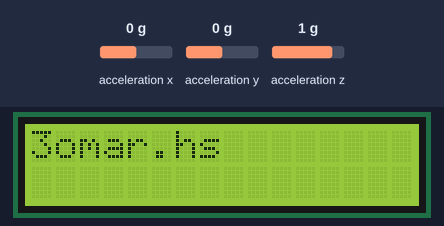
Bench run of a sketch on a simulated Arduino Uno, built with avr-gcc and run on an emulated ATmega328P. Shown: 16×2 character LCD. Wiring (inferred from the names in the program): ADXL345 accelerometer at I2C address 0x53. The test bench sets the inputs (shaded band); at power-on: acceleration x 0 g, acceleration y 0 g, acceleration z 1 g. What the sketch prints to the serial monitor is not drawn.

Above: at 0.1 s.
At 2.3 s:
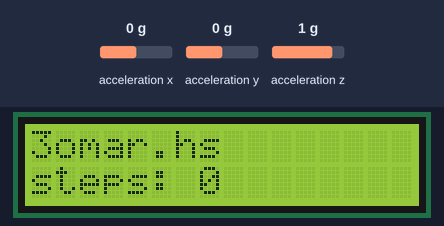

The sketch:

accelerometer_pedometer.ino
```cpp
#include <Wire.h>

#include <LiquidCrystal_I2C.h>

LiquidCrystal_I2C lcd(0x27,16,2);


//Accelerometer
#define DEVICE (0x53)    //ADXL345 device address
#define TO_READ (6)        //num of bytes we are going to read each time (two bytes for each axis)

#define offsetX   -10.5       // OFFSET values
#define offsetY   -2.5
#define offsetZ   -4.5

#define gainX     257.5        // GAIN factors
#define gainY     254.5
#define gainZ     248.5
    // Otherwise leave the default "550" value.
//Accelerometer Variables
byte buff[TO_READ] ;    //6 bytes buffer for saving data read from the device
char str[512];                      //string buffer to transform data before sending it to the serial port

int x,y,z, stepsStepped;

int xavg, yavg,zavg, steps=0, flag=0;
int xval[15]={0}, yval[15]={0}, zval[15]={0};
int threshhold = 60.0;


void setup()   {
  Serial.begin(9600);
  Wire.begin();

  lcd.init();
  lcd.backlight();

  lcd.setCursor(0, 0);
  lcd.print("3omar.hs");

  //Turning on the ADXL345
  writeTo(DEVICE, 0x2D, 0);
  writeTo(DEVICE, 0x2D, 16);
  writeTo(DEVICE, 0x2D, 8);

  // Show image buffer on the display hardware.
  // Since the buffer is intialized with an Adafruit splashscreen
  // internally, this will display the splashscreen.
  Serial.println();
  delay(2000);
}


void loop() {
  int regAddress = 0x32; //First axis-acceleration-data register on the ADXL345
  readFrom(DEVICE, regAddress, TO_READ, buff); //read the acceleration data from the ADXL345

  //each axis reading comes in 10 bit resolution, ie 2 bytes.  Least Significat Byte first!!
  //thus we are converting both bytes in to one int
  x = (((int)buff[1]) << 8) | buff[0];
  y = (((int)buff[3])<< 8) | buff[2];
  z = (((int)buff[5]) << 8) | buff[4];

  stepsStepped = ArduinoPedometer();

  delay(100);

}

//---------------- Functions
//Writes val to address register on device
void writeTo(int device, byte address, byte val) {
   Wire.beginTransmission(device); //start transmission to device
   Wire.write(address);        // send register address
   Wire.write(val);        // send value to write
   Wire.endTransmission(); //end transmission
}

//reads num bytes starting from address register on device in to buff array
void readFrom(int device, byte address, int num, byte buff[]) {
  Wire.beginTransmission(device); //start transmission to device
  Wire.write(address);        //sends address to read from
  Wire.endTransmission(); //end transmission

  Wire.beginTransmission(device); //start transmission to device
  Wire.requestFrom(device, num);    // request 6 bytes from device

  int i = 0;
  while(Wire.available())    //device may send less than requested (abnormal)
  {
    buff[i] = Wire.read(); // receive a byte
    i++;
  }
  Wire.endTransmission(); //end transmission
}


//Get pedometer.

int ArduinoPedometer(){
    int acc=0;
    int totvect[15]={0};
    int totave[15]={0};
    int xaccl[15]={0};
    int yaccl[15]={0};
    int zaccl[15]={0};
    for (int i=0;i<15;i++)
    {
      xaccl[i]= x;
      delay(1);
      yaccl[i]= y;
      delay(1);
      zaccl[i]= z;
      delay(1);
      totvect[i] = sqrt(((xaccl[i]-xavg)* (xaccl[i]-xavg))+ ((yaccl[i] - yavg)*(yaccl[i] - yavg)) + ((zval[i] - zavg)*(zval[i] - zavg)));
      totave[i] = (totvect[i] + totvect[i-1]) / 2 ;
      delay(150);

      //cal steps
      if (totave[i]>threshhold && flag==0)
      {
         steps=steps+1;
         flag=1;
      }
      else if (totave[i] > threshhold && flag==1)
      {
          //do nothing
      }
      if (totave[i] <threshhold  && flag==1)
      {
        flag=0;
      }
      Serial.print("steps=");
      Serial.println(steps);
      lcd.setCursor(0, 1);
      lcd.print("steps:");
      lcd.setCursor(7, 1);
      lcd.print(steps);
     return(steps);
    }
  delay(100);
 }
```
